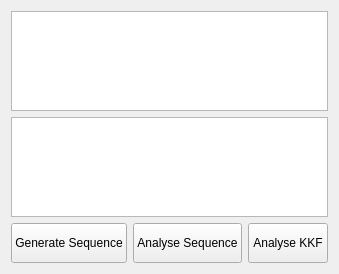
            <widget class="QWidget" name="tab_transmitter_orthogonal">
             <attribute name="title">
              <string>Orthogonal DS/SS System</string>
             </attribute>
             <layout class="QGridLayout" name="gridLayout_7">
              <item row="2" column="0">
               <widget class="QPushButton" name="pushButton_transmitter_orthogonal_generate_sequence">
                <property name="minimumSize">
                 <size>
                  <width>0</width>
                  <height>40</height>
                 </size>
                </property>
                <property name="text">
                 <string>Generate Sequence</string>
                </property>
               </widget>
              </item>
              <item row="2" column="1">
               <widget class="QPushButton" name="pushButton_transmitter_orthogonal_analyse_sequence">
                <property name="minimumSize">
                 <size>
                  <width>0</width>
                  <height>40</height>
                 </size>
                </property>
                <property name="text">
                 <string>Analyse Sequence</string>
                </property>
               </widget>
              </item>
              <item row="2" column="2">
               <widget class="QPushButton" name="pushButton_transmitter_orthogonal_analyse_kkf">
                <property name="minimumSize">
                 <size>
                  <width>0</width>
                  <height>40</height>
                 </size>
                </property>
                <property name="text">
                 <string>Analyse KKF</string>
                </property>
               </widget>
              </item>
              <item row="0" column="0" colspan="3">
               <widget class="QListWidget" name="listWidget_transmitter_orthogonal_1">
                <property name="sizePolicy">
                 <sizepolicy hsizetype="Expanding" vsizetype="Ignored">
                  <horstretch>0</horstretch>
                  <verstretch>0</verstretch>
                 </sizepolicy>
                </property>
                <property name="minimumSize">
                 <size>
                  <width>0</width>
                  <height>100</height>
                 </size>
                </property>
               </widget>
              </item>
              <item row="1" column="0" colspan="3">
               <widget class="QListWidget" name="listWidget_transmitter_orthogonal_2">
                <property name="sizePolicy">
                 <sizepolicy hsizetype="Expanding" vsizetype="Ignored">
                  <horstretch>0</horstretch>
                  <verstretch>0</verstretch>
                 </sizepolicy>
                </property>
                <property name="minimumSize">
                 <size>
                  <width>0</width>
                  <height>100</height>
                 </size>
                </property>
               </widget>
              </item>
             </layout>
            </widget>
